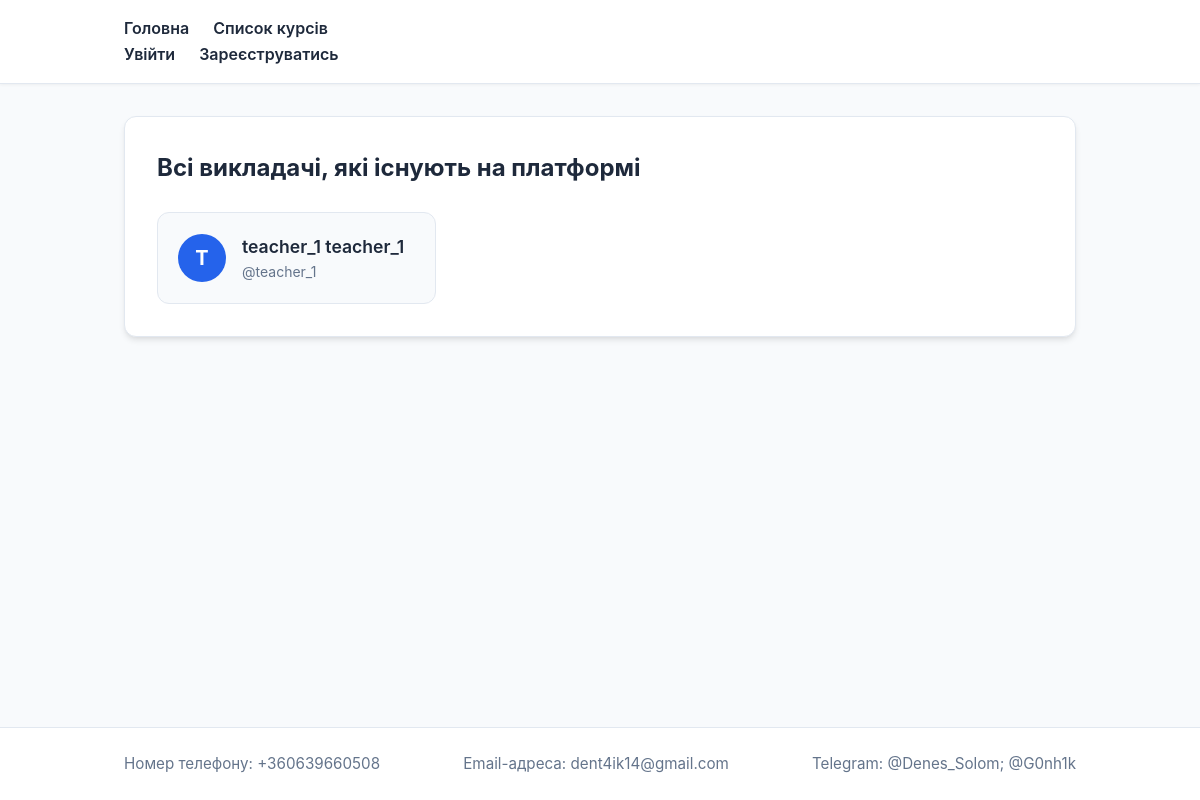
The app's page /users/, older data.
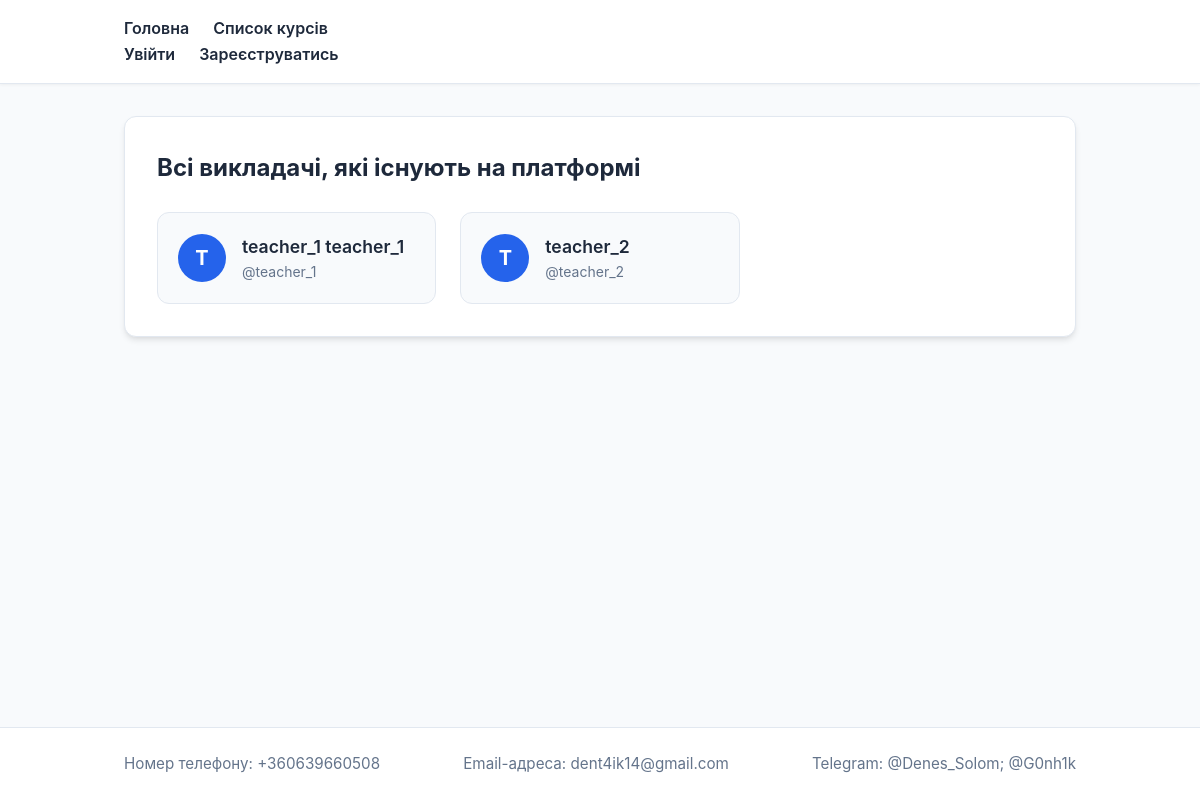
The same page, newer data.
### users/models.py (models this page shows)
class User(AbstractUser):
    email = models.EmailField('email address', unique=True)
    class Role(models.TextChoices):
        TEACHER = 'teacher', 'Викладач'
        STUDENT = 'student', 'Студент'
    role = models.CharField(
        'роль',
        max_length=10,
        choices=Role.choices,
        default=Role.STUDENT,
    )

### users/views.py (the view)
# urls.py: path('', UsersList.as_view(), name='users_list'),
class UsersList(ListView):
    model = User
    template_name = 'users/user_list.html'
    context_object_name = 'teachers'
    def get_queryset(self):
        return User.objects.filter(role=User.Role.TEACHER)
    def get_context_data(self, **kwargs):
        context = super().get_context_data(**kwargs)
        context['title'] = 'Список Викладачів'
        return context

### users/templates/users/user_list.html (shortened to what this page needs)
{% load static %}
<!doctype html>
<html lang="uk">
  <head>
    <link rel="stylesheet" href="{% static 'users/css/style.css' %}" />
  </head>
  <body>
    <header>
      <div class="nav-container">
        <div class="nav-links">
          <a href="{% url 'index' %}">Головна</a>
          <a href="{% url 'courses:courses_list' %}">Список курсів</a>
        </div>
        <div class="auth-links nav-links">
          {% if user.is_authenticated %}
            <a href="{% url 'users:profile' %}">Профіль ({{ user.username }})</a>
            <form action="{% url 'users:logout' %}" method="post" style="display: inline;">
              {% csrf_token %}
              <button type="submit" class="btn-logout">Вийти</button>
            </form>
          {% else %}
            <a href="{% url 'users:login' %}">Увійти</a>
            <a href="{% url 'users:register' %}">Зареєструватись</a>
          {% endif %}
        </div>
      </div>
    </header>
    <main>
      <section class="teachers-section">
        <h2 class="section-title">Всі викладачі, які існують на платформі</h2>
        <div class="teachers-grid">
          {% for teacher in object_list %}
            <div class="teacher-card">
              <div class="teacher-avatar">
                {{ teacher.username|first|upper }}
              </div>
              <div class="teacher-info">
                <a href="{% url 'users:author_detail' pk=teacher.id %}" class="teacher-name">
                  {{ teacher.get_full_name|default:teacher.username }}
                </a>
                <p class="teacher-username">@{{ teacher.username }}</p>
              </div>
            </div>
          {% empty %}
            <div class="empty-state">
              <p>Викладачів поки що не знайдено.</p>
            </div>
          {% endfor %}
        </div>
      </section>
    </main>
    <footer>
      <div class="footer-container">
        <p>Номер телефону: +360639660508</p>
        <p>Email-адреса: dent4ik14@gmail.com</p>
        <p>Telegram: @Denes_Solom; @G0nh1k</p>
      </div>
    </footer>
  </body>
</html>

Row changes from the older to the newer data that the page shows:
added User: username|first "T", get_full_name "teacher_2", username "teacher_2"
